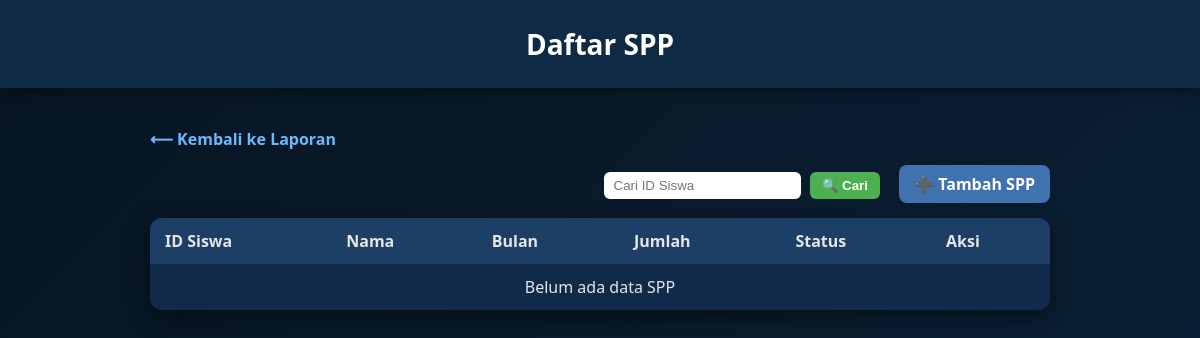
Before: /laporan/spp/ with the older database file.
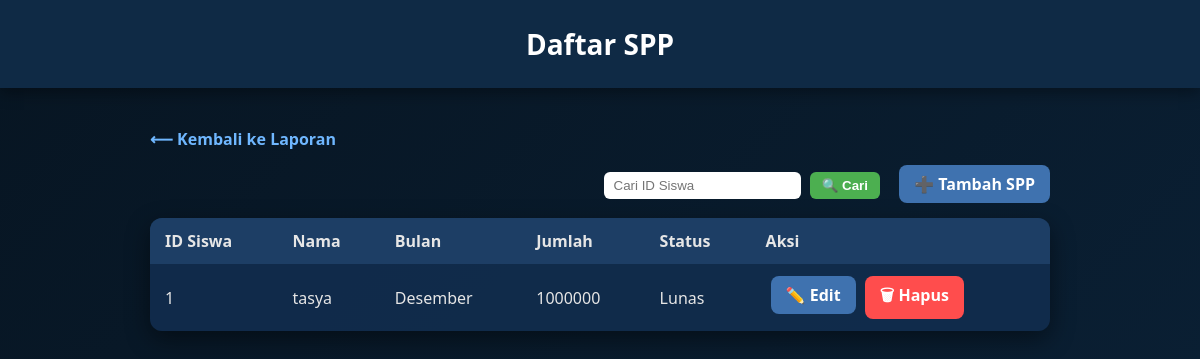
After: the same page with the newer database file.
### laporan/models.py (models this page shows, shortened)
class SPP(models.Model):
    STATUS_CHOICES = [
        ('Lunas', 'Lunas'),
        ('Belum Lunas', 'Belum Lunas'),
    ]
    id_siswa = models.CharField(max_length=20)
    nama = models.CharField(max_length=100)
    bulan = models.CharField(max_length=20)
    jumlah = models.IntegerField()
    status = models.CharField(max_length=20, choices=STATUS_CHOICES, default='Belum Lunas')

### laporan/views.py (the view)
# urls.py: path('spp/', views.SPPListView.as_view(), name='spp_list'),
class SPPListView(ListView):
    model = SPP
    template_name = 'laporan/spp_list.html'
    context_object_name = 'spp'
    def get_queryset(self):
        queryset = super().get_queryset()
        id_siswa = self.request.GET.get('id_siswa')
        if id_siswa:
            queryset = queryset.filter(id_siswa__icontains=id_siswa)
        return queryset

### laporan/templates/laporan/spp_list.html (shortened to what this page needs)
<!DOCTYPE html>
<html lang="en">
<head>
</head>
<body>
<header>Daftar SPP</header>
<div class="wrapper">
    <a href="{% url 'laporan_home' %}" class="back">⟵ Kembali ke Laporan</a>
    <div class="top-actions">
        <form method="get" style="display:inline-block; margin-right:10px;">
            <input type="text" name="id_siswa" class="search-box" placeholder="Cari ID Siswa"
                   value="{{ request.GET.id_siswa }}">
            <button type="submit" class="search-button">🔍 Cari</button>
        </form>
        <a href="{% url 'spp_tambah' %}" class="button">➕ Tambah SPP</a>
    </div>
    <table>
        <thead>
            <tr>
                <th>ID Siswa</th>
                <th>Nama</th>
                <th>Bulan</th>
                <th>Jumlah</th>
                <th>Status</th>
                <th>Aksi</th>
            </tr>
        </thead>
        <tbody>
            {% for s in spp %}
            <tr>
                <td>{{ s.id_siswa }}</td>
                <td>{{ s.nama }}</td>
                <td>{{ s.bulan }}</td>
                <td>{{ s.jumlah }}</td>
                <td>{{ s.status }}</td>
                <td>
                    <a href="{% url 'spp_edit' s.pk %}" class="button">✏️ Edit</a>
                    <a href="{% url 'spp_hapus' s.pk %}" class="button delete-button">🗑 Hapus</a>
                </td>
            </tr>
            {% empty %}
            <tr>
                <td colspan="6" style="text-align:center;">Belum ada data SPP</td>
            </tr>
            {% endfor %}
        </tbody>
    </table>
</div>
</body>
</html>

Changed rows visible on the page:
added SPP: id_siswa "1", nama "tasya", bulan "Desember", jumlah "1000000", status "Lunas"
Other visible differences:
text no longer shown: "Belum ada data SPP"
